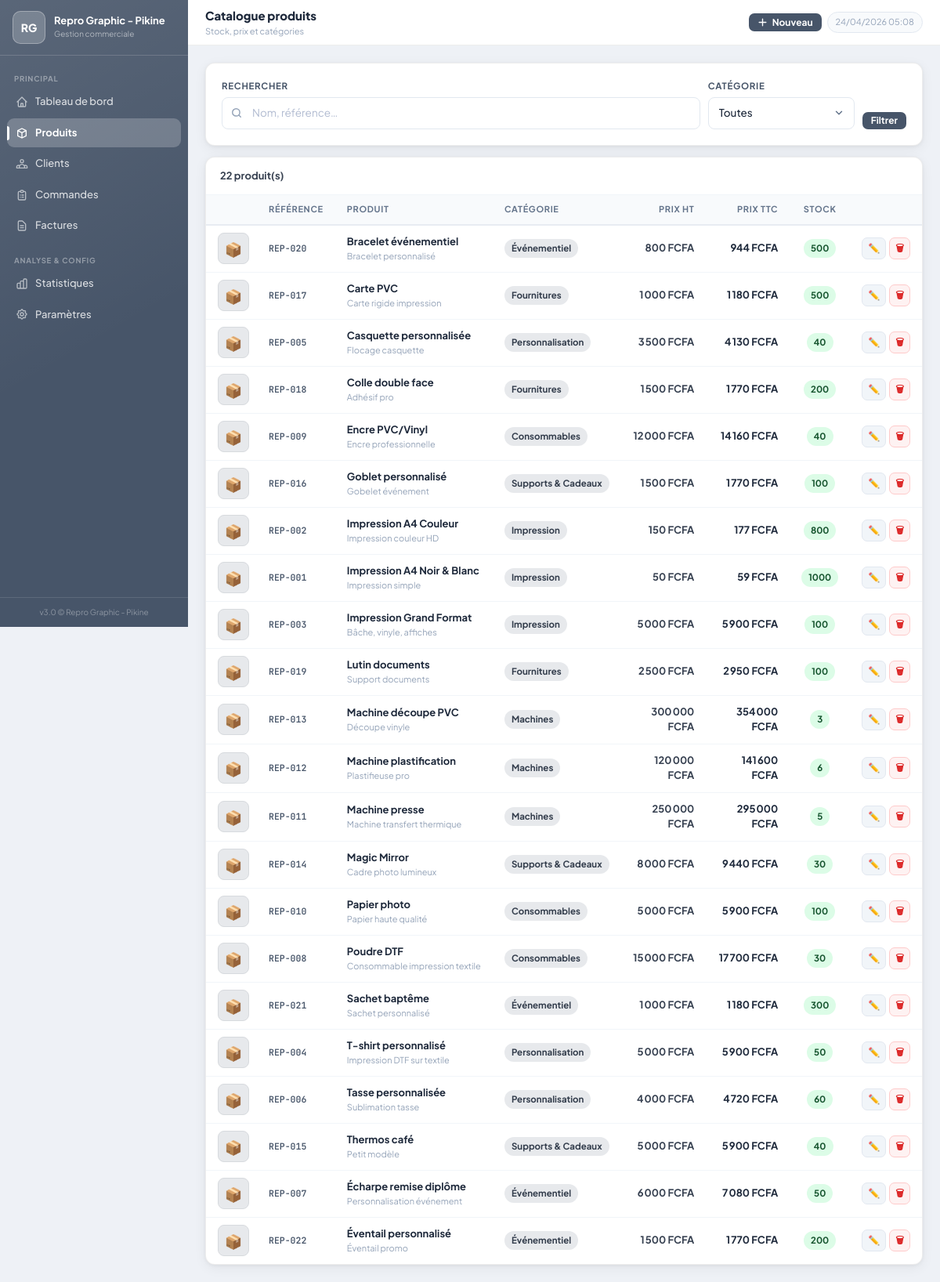
Page /produits on the committed database.
### tables this page shows
CREATE TABLE parametres (
        cle TEXT PRIMARY KEY,
        valeur TEXT
    );

CREATE TABLE produits (
        id INTEGER PRIMARY KEY AUTOINCREMENT,
        reference TEXT NOT NULL UNIQUE,
        nom TEXT NOT NULL,
        description TEXT,
        categorie_id INTEGER REFERENCES categories(id),
        prix_achat REAL DEFAULT 0,
        prix_vente REAL NOT NULL,
        tva REAL DEFAULT 18,
        stock INTEGER DEFAULT 0,
        stock_min INTEGER DEFAULT 5,
        unite TEXT DEFAULT 'unité',
        actif INTEGER DEFAULT 1,
        created_at TEXT DEFAULT (datetime('now'))
    );

CREATE TABLE categories (
        id INTEGER PRIMARY KEY AUTOINCREMENT,
        nom TEXT NOT NULL UNIQUE
    );

### app.py (the view)
@app.route('/produits')
def produits():
    db = get_db(); q = request.args.get('q',''); cat = request.args.get('cat','')
    query = "SELECT p.*, c.nom as cat_nom FROM produits p LEFT JOIN categories c ON c.id=p.categorie_id WHERE p.actif=1"
    args = []
    if q: query += " AND (p.nom LIKE ? OR p.reference LIKE ?)"; args += [f'%{q}%',f'%{q}%']
    if cat: query += " AND p.categorie_id=?"; args.append(cat)
    query += " ORDER BY p.nom"
    produits_list = db.execute(query, args).fetchall()
    produits_data = [{'p': dict(p), 'img': get_produit_image_principale(p['id'])} for p in produits_list]
    categories = db.execute("SELECT * FROM categories ORDER BY nom").fetchall()
    params = get_all_params()
    return render_template('produits.html', produits_data=produits_data,
                           categories=categories, q=q, cat=cat, params=params)

### app.py (called while the page is built)
def get_db():
    if 'db' not in g:
        g.db = sqlite3.connect(DB_PATH)
        g.db.row_factory = sqlite3.Row
        g.db.execute("PRAGMA foreign_keys = ON")
    return g.db

def row_to_dict(row):
    return dict(row) if row else None

def get_all_params():
    rows = get_db().execute("SELECT cle, valeur FROM parametres").fetchall()
    return {r['cle']: r['valeur'] for r in rows}

def get_produit_image_principale(produit_id):
    db = get_db()
    row = db.execute("SELECT * FROM produit_images WHERE produit_id=? AND principale=1 LIMIT 1", (produit_id,)).fetchone()
    if not row:
        row = db.execute("SELECT * FROM produit_images WHERE produit_id=? ORDER BY ordre,id LIMIT 1", (produit_id,)).fetchone()
    return row_to_dict(row)

def get_logo_url(params=None):
    if params is None: params = get_all_params()
    lf = params.get('logo_filename', '')
    if lf and os.path.exists(os.path.join(LOGO_DIR, lf)):
        return f"/uploads/logo/{lf}"
    return None

@app.context_processor
def inject_globals():
    params   = get_all_params()
    logo_url = get_logo_url(params)
    return {
        'now': datetime.now().strftime('%d/%m/%Y %H:%M'),
        'now_date': date.today().isoformat(),
        'today': date.today().isoformat(),
        'logo_url': logo_url,
    }

@app.template_filter('fmt_currency')
def fmt_currency(val, devise='FCFA'):
    try: return f"{float(val):,.0f} {devise}".replace(',', '\u202f')
    except: return f"0 {devise}"

### templates/produits.html (shortened to what this page needs)
{% extends 'base.html' %}
{% block page_title %}Catalogue produits{% endblock %}
{% block page_subtitle %}Stock, prix et catégories{% endblock %}
{% block header_actions %}
<a href="/produits/nouveau" class="btn btn-p btn-sm">
  <svg width="13" height="13" fill="none" stroke="currentColor" viewBox="0 0 24 24" stroke-width="2.5"><path stroke-linecap="round" stroke-linejoin="round" d="M12 4v16m8-8H4"/></svg>
  Nouveau
</a>
{% endblock %}
{% block content %}
{% set devise = params.get('devise','FCFA') %}
<div class="card" style="margin-bottom:14px">
  <form style="display:flex;flex-wrap:wrap;gap:10px;align-items:flex-end">
    <div style="flex:1;min-width:180px">
      <label class="flabel">Rechercher</label>
      <div class="fg-ico">
        <input type="text" name="q" value="{{ q }}" placeholder="Nom, référence…" class="finput">
      </div>
    </div>
    <div style="min-width:150px">
      <label class="flabel">Catégorie</label>
      <select name="cat" class="finput">
        <option value="">Toutes</option>
      </select>
    </div>
    <div style="display:flex;gap:6px">
      <button type="submit" class="btn btn-p btn-sm">Filtrer</button>
    </div>
  </form>
</div>
<div class="card" style="padding:0;overflow:hidden">
  <div style="padding:14px 18px;border-bottom:1px solid #f1f5f9;display:flex;align-items:center;justify-content:space-between">
    <span style="font-size:13px;font-weight:700;color:#374151">{{ produits_data|length }} produit(s)</span>
  </div>
  {% if produits_data %}
  <div class="twrap">
    <table class="dtable">
      <thead><tr>
        <th style="width:52px"></th>
        <th>Référence</th>
        <th>Produit</th>
        <th class="mob-hide">Catégorie</th>
        <th class="tr">Prix HT</th>
        <th class="tr mob-hide">Prix TTC</th>
        <th class="tc">Stock</th>
        <th></th>
      </tr></thead>
      <tbody>
      {% for d in produits_data %}
      {% set p = d.p %}
      {% set img = d.img %}
      <tr>
        <td style="padding:8px 10px 8px 15px">
          {% if img %}
          <img src="/uploads/thumbs/{{ img.thumb_filename }}" alt="{{ p.nom }}"
               class="prod-thumb" onclick="openLB(['/uploads/produits/{{ img.filename }}'],0)" style="cursor:zoom-in">
          {% else %}
          <div class="prod-no-img" title="Aucune image">📦</div>
          {% endif %}
        </td>
        <td class="mono tp" style="font-size:11.5px;font-weight:600">{{ p.reference }}</td>
        <td>
          <div style="font-weight:650;color:#1e293b">{{ p.nom }}</div>
          {% if p.description %}<div class="sub-t" style="max-width:200px;overflow:hidden;text-overflow:ellipsis;white-space:nowrap">{{ p.description }}</div>{% endif %}
        </td>
        <td class="mob-hide">
          {% if p.cat_nom %}<span class="badge bg-p">{{ p.cat_nom }}</span>{% else %}<span style="color:#cbd5e1">—</span>{% endif %}
        </td>
        <td class="tr" style="font-weight:650">{{ p.prix_vente | fmt_currency(devise) }}</td>
        <td class="tr mob-hide" style="font-weight:700;color:#1e293b">{{ (p.prix_vente*(1+p.tva/100)) | fmt_currency(devise) }}</td>
        <td class="tc">
          {% if p.stock <= p.stock_min %}
          <span class="badge bg-r">⚠ {{ p.stock }}</span>
          {% elif p.stock <= p.stock_min*2 %}
          <span class="badge bg-y">{{ p.stock }}</span>
          {% else %}
          <span class="badge bg-g">{{ p.stock }}</span>
          {% endif %}
        </td>
        <td>
          <div class="row-actions">
            <a href="/produits/{{ p.id }}/modifier" class="btn btn-s btn-sm btn-icon" title="Modifier">✏️</a>
            <form method="post" action="/produits/{{ p.id }}/supprimer" onsubmit="return confirm('Supprimer ce produit ?')">
              <button class="btn btn-del btn-sm btn-icon" title="Supprimer">🗑</button>
            </form>
          </div>
        </td>
      </tr>
      {% endfor %}
      </tbody>
    </table>
  </div>
  {% endif %}
</div>
{% endblock %}

### templates/base.html (shortened to what this page needs)
<!DOCTYPE html>
<html lang="fr">
<head>
<script src="https://cdn.tailwindcss.com"></script>
</head>
<body>
<aside class="sb" id="sb">
  <div class="sb-brand">
    <div class="sb-logo">
      {% if logo_url %}
        <img src="{{ logo_url }}" alt="Logo">
      {% else %}
        {{ params.get('logo_text','MB') }}
      {% endif %}
    </div>
    <div style="overflow:hidden">
      <div class="sb-name">{{ params.get('boutique_nom','Ma Boutique') }}</div>
      <div class="sb-sub">Gestion commerciale</div>
    </div>
  </div>
  <nav class="sb-nav">
    <div class="nav-sep">Principal</div>
    <a href="/" class="nl {% if request.path=='/' %}on{% endif %}">
      <svg class="w-4 h-4" fill="none" stroke="currentColor" viewBox="0 0 24 24" stroke-width="2"><path stroke-linecap="round" stroke-linejoin="round" d="M3 12l2-2m0 0l7-7 7 7M5 10v10a1 1 0 001 1h3m10-11l2 2m-2-2v10a1 1 0 01-1 1h-3m-6 0a1 1 0 001-1v-4a1 1 0 011-1h2a1 1 0 011 1v4a1 1 0 001 1m-6 0h6"/></svg>
      Tableau de bord
    </a>
    <a href="/produits" class="nl {% if '/produits' in request.path %}on{% endif %}">
      <svg class="w-4 h-4" fill="none" stroke="currentColor" viewBox="0 0 24 24" stroke-width="2"><path stroke-linecap="round" stroke-linejoin="round" d="M20 7l-8-4-8 4m16 0l-8 4m8-4v10l-8 4m0-10L4 7m8 4v10M4 7v10l8 4"/></svg>
      Produits
    </a>
    <a href="/clients" class="nl {% if '/clients' in request.path %}on{% endif %}">
      Clients
    </a>
    <a href="/commandes" class="nl {% if '/commandes' in request.path %}on{% endif %}">
      <svg class="w-4 h-4" fill="none" stroke="currentColor" viewBox="0 0 24 24" stroke-width="2"><path stroke-linecap="round" stroke-linejoin="round" d="M9 5H7a2 2 0 00-2 2v12a2 2 0 002 2h10a2 2 0 002-2V7a2 2 0 00-2-2h-2M9 5a2 2 0 002 2h2a2 2 0 002-2M9 5a2 2 0 012-2h2a2 2 0 012 2m-3 7h3m-3 4h3m-6-4h.01M9 16h.01"/></svg>
      Commandes
    </a>
    <a href="/factures" class="nl {% if '/factures' in request.path %}on{% endif %}">
      <svg class="w-4 h-4" fill="none" stroke="currentColor" viewBox="0 0 24 24" stroke-width="2"><path stroke-linecap="round" stroke-linejoin="round" d="M9 12h6m-6 4h6m2 5H7a2 2 0 01-2-2V5a2 2 0 012-2h5.586a1 1 0 01.707.293l5.414 5.414a1 1 0 01.293.707V19a2 2 0 01-2 2z"/></svg>
      Factures
    </a>
    <div class="nav-sep" style="margin-top:6px">Analyse &amp; Config</div>
    <a href="/statistiques" class="nl {% if '/statistiques' in request.path %}on{% endif %}">
      Statistiques
    </a>
    <a href="/parametres" class="nl {% if '/parametres' in request.path %}on{% endif %}">
      Paramètres
    </a>
  </nav>
  <div class="sb-foot">v3.0 &copy; {{ params.get('boutique_nom','') }}</div>
</aside>
<div class="mw" id="mw">
  <header class="tb">
    <div class="tb-left">
      <div style="overflow:hidden">
        <div class="tb-title">{% block page_title %}{% endblock %}</div>
        <div class="tb-sub">{% block page_subtitle %}{% endblock %}</div>
      </div>
    </div>
    <div class="tb-right">
      {% block header_actions %}{% endblock %}
      <span class="tb-clock">{{ now }}</span>
    </div>
  </header>
  <main class="pc">{% block content %}{% endblock %}</main>
</div>
</body>
</html>

### rows in the picture
parametres: get "RG"
parametres: get "Repro Graphic - Pikine"
produits: reference "REP-020", nom "Bracelet événementiel", description "Bracelet personnalisé", prix_vente|fmt_currency "800 FCFA", (p.prix_vente*(1+p.tva/100))|fmt_currency(devise) "944 FCFA", stock "500"
categories: cat_nom "Événementiel" "Événementiel" "Événementiel" "Événementiel"
produits: reference "REP-017", nom "Carte PVC", description "Carte rigide impression", prix_vente|fmt_currency "1 000 FCFA", (p.prix_vente*(1+p.tva/100))|fmt_currency(devise) "1 180 FCFA", stock "500"
categories: cat_nom "Fournitures" "Fournitures" "Fournitures"
produits: reference "REP-005", nom "Casquette personnalisée", description "Flocage casquette", prix_vente|fmt_currency "3 500 FCFA", (p.prix_vente*(1+p.tva/100))|fmt_currency(devise) "4 130 FCFA", stock "40"
categories: cat_nom "Personnalisation" "Personnalisation" "Personnalisation"
produits: reference "REP-018", nom "Colle double face", description "Adhésif pro", prix_vente|fmt_currency "1 500 FCFA", (p.prix_vente*(1+p.tva/100))|fmt_currency(devise) "1 770 FCFA", stock "200"
produits: reference "REP-009", nom "Encre PVC/Vinyl", description "Encre professionnelle", prix_vente|fmt_currency "12 000 FCFA", (p.prix_vente*(1+p.tva/100))|fmt_currency(devise) "14 160 FCFA", stock "40"
categories: cat_nom "Consommables" "Consommables" "Consommables"
produits: reference "REP-016", nom "Goblet personnalisé", description "Gobelet événement", prix_vente|fmt_currency "1 500 FCFA", (p.prix_vente*(1+p.tva/100))|fmt_currency(devise) "1 770 FCFA", stock "100"
categories: cat_nom "Supports & Cadeaux" "Supports & Cadeaux" "Supports & Cadeaux"
produits: reference "REP-002", nom "Impression A4 Couleur", description "Impression couleur HD", prix_vente|fmt_currency "150 FCFA", (p.prix_vente*(1+p.tva/100))|fmt_currency(devise) "177 FCFA", stock "800"
categories: cat_nom "Impression" "Impression" "Impression"
produits: reference "REP-001", nom "Impression A4 Noir & Blanc", description "Impression simple", prix_vente|fmt_currency "50 FCFA", (p.prix_vente*(1+p.tva/100))|fmt_currency(devise) "59 FCFA", stock "1000"
produits: reference "REP-003", nom "Impression Grand Format", description "Bâche, vinyle, affiches", prix_vente|fmt_currency "5 000 FCFA", (p.prix_vente*(1+p.tva/100))|fmt_currency(devise) "5 900 FCFA", stock "100"
produits: reference "REP-019", nom "Lutin documents", description "Support documents", prix_vente|fmt_currency "2 500 FCFA", (p.prix_vente*(1+p.tva/100))|fmt_currency(devise) "2 950 FCFA", stock "100"
produits: reference "REP-013", nom "Machine découpe PVC", description "Découpe vinyle", prix_vente|fmt_currency "300 000 FCFA", (p.prix_vente*(1+p.tva/100))|fmt_currency(devise) "354 000 FCFA", stock "3"
categories: cat_nom "Machines" "Machines" "Machines"
produits: reference "REP-012", nom "Machine plastification", description "Plastifieuse pro", prix_vente|fmt_currency "120 000 FCFA", (p.prix_vente*(1+p.tva/100))|fmt_currency(devise) "141 600 FCFA", stock "6"
produits: reference "REP-011", nom "Machine presse", description "Machine transfert thermique", prix_vente|fmt_currency "250 000 FCFA", (p.prix_vente*(1+p.tva/100))|fmt_currency(devise) "295 000 FCFA", stock "5"
produits: reference "REP-014", nom "Magic Mirror", description "Cadre photo lumineux", prix_vente|fmt_currency "8 000 FCFA", (p.prix_vente*(1+p.tva/100))|fmt_currency(devise) "9 440 FCFA", stock "30"
produits: reference "REP-010", nom "Papier photo", description "Papier haute qualité", prix_vente|fmt_currency "5 000 FCFA", (p.prix_vente*(1+p.tva/100))|fmt_currency(devise) "5 900 FCFA", stock "100"
produits: reference "REP-008", nom "Poudre DTF", description "Consommable impression textile", prix_vente|fmt_currency "15 000 FCFA", (p.prix_vente*(1+p.tva/100))|fmt_currency(devise) "17 700 FCFA", stock "30"
produits: reference "REP-021", nom "Sachet baptême", description "Sachet personnalisé", prix_vente|fmt_currency "1 000 FCFA", (p.prix_vente*(1+p.tva/100))|fmt_currency(devise) "1 180 FCFA", stock "300"
produits: reference "REP-004", nom "T-shirt personnalisé", description "Impression DTF sur textile", prix_vente|fmt_currency "5 000 FCFA", (p.prix_vente*(1+p.tva/100))|fmt_currency(devise) "5 900 FCFA", stock "50"
produits: reference "REP-006", nom "Tasse personnalisée", description "Sublimation tasse", prix_vente|fmt_currency "4 000 FCFA", (p.prix_vente*(1+p.tva/100))|fmt_currency(devise) "4 720 FCFA", stock "60"
produits: reference "REP-015", nom "Thermos café", description "Petit modèle", prix_vente|fmt_currency "5 000 FCFA", (p.prix_vente*(1+p.tva/100))|fmt_currency(devise) "5 900 FCFA", stock "40"
produits: reference "REP-007", nom "Écharpe remise diplôme", description "Personnalisation événement", prix_vente|fmt_currency "6 000 FCFA", (p.prix_vente*(1+p.tva/100))|fmt_currency(devise) "7 080 FCFA", stock "50"
produits: reference "REP-022", nom "Éventail personnalisé", description "Éventail promo", prix_vente|fmt_currency "1 500 FCFA", (p.prix_vente*(1+p.tva/100))|fmt_currency(devise) "1 770 FCFA", stock "200"

### other values in the picture
{{ produits_data|length }} "22"
